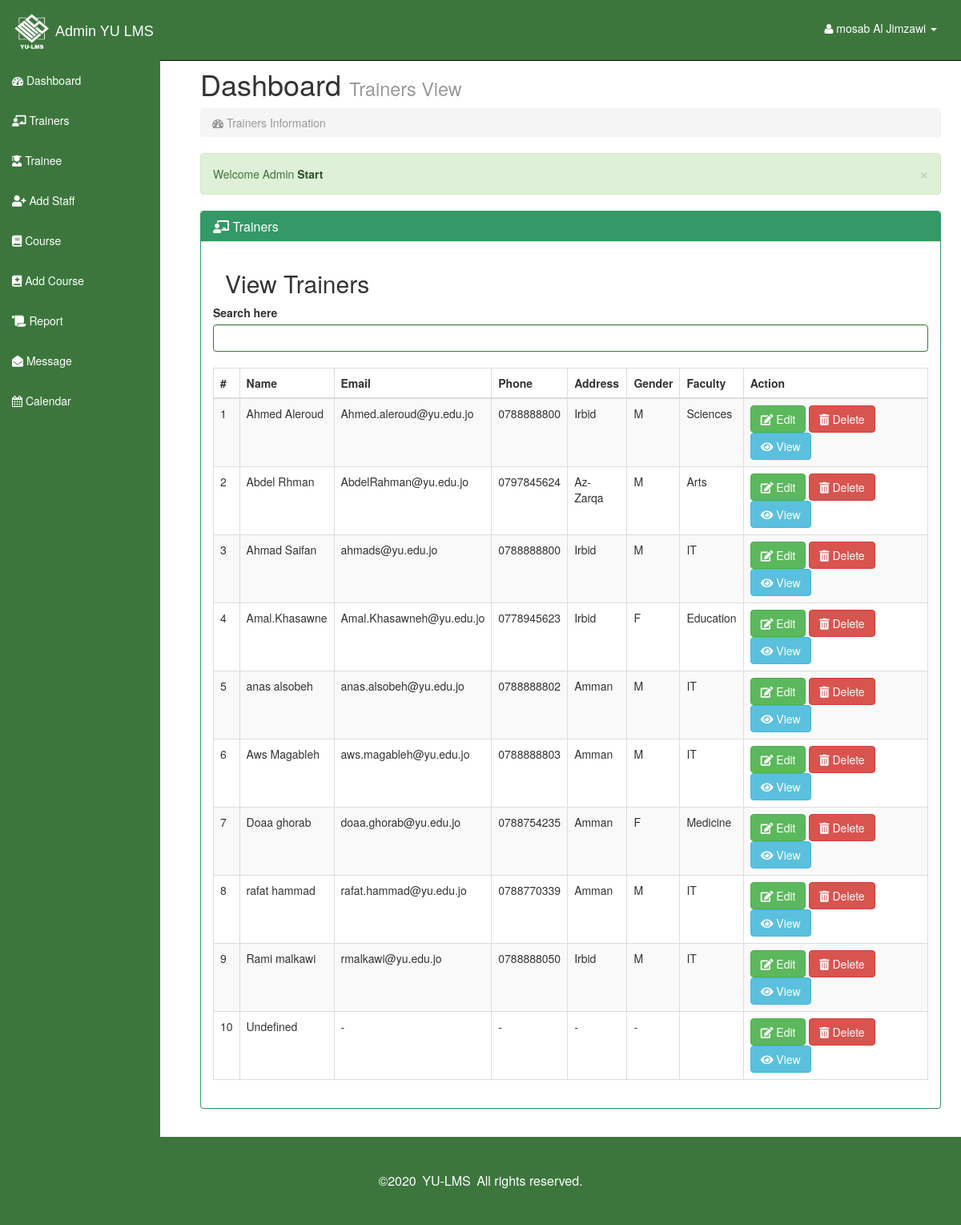
Screenshot of /admin/Trainers.php (signed in) with the database file from the repository.
### tables this page shows
CREATE TABLE `staff_table` (
  `staff_id` int(10) NOT NULL,
  `staff_name` varchar(50) NOT NULL,
  `staff_email` varchar(50) NOT NULL,
  `staff_password` varchar(50) NOT NULL,
  `staff_address` varchar(10) NOT NULL,
  `staff_gender` char(1) NOT NULL,
  `staff_phone_num` varchar(10) NOT NULL,
  `f_id` int(10) NOT NULL
);

CREATE TABLE `faculty_table` (
  `f_id` int(10) NOT NULL,
  `bld_name` varchar(20) NOT NULL
);

### admin/Trainers.php (the view, shortened to what this page needs)
<?php session_start();
include"connect.php";?>
<?php
function staff_info($conn)
{
$table='';
$records="SELECT staff_id,staff_name,staff_email,staff_address,staff_phone_num,staff_gender,fac.f_id,bld_name
FROM staff_table stf ,faculty_table fac
WHERE fac.f_id = stf.f_id and stf.staff_id  in (SELECT staff_id FROM course_table)ORDER BY staff_name asc";
$result = mysqli_query($conn,$records);
$c = 1;
if(mysqli_num_rows($result)>0)
{
while($row=mysqli_fetch_assoc($result))
{
  $s_id=$row['staff_id'];
  $table.="<tr>";
  $table.= "<td>".$c." </td>";
  $table.= "<td>".$row['staff_name']." </td>";
  $table.= "<td>".$row['staff_email']." </td>";
  $table.= "<td>".$row['staff_phone_num']." </td>";
  $table.= "<td>".$row['staff_address']." </td>";
  $table.= "<td>".$row['staff_gender']." </td>";
  $table.= "<td>".$row['bld_name']." </td>";
  $table.= "<td>
          <button name='edit' id='$s_id' class='btn btn-success edit_data_btn'><i class='fas fa-edit'></i>
         Edit
        </button>
         <a  class='btn btn-danger' name='btnDelete' href='deletestaff.php?s_id=$s_id'>
         <i class='fas fa-trash-alt'></i>
         Delete
        </a>
        <button name='view' id='$s_id' class='btn btn-info view_data_btn'><i class='fas fa-eye'></i>
         View
        </button>
                  </td>
                 </tr>";
                 $c++;
}}
return $table;
}
?>
<!DOCTYPE html>
<html lang="en">
  <head>
<link rel='stylesheet' href='https://use.fontawesome.com/releases/v5.7.0/css/all.css'>
    <link href="css/bootstrap.css" rel="stylesheet">
    <link href="css/sb-admin.css" rel="stylesheet">
    <link rel="stylesheet" href="font-awesome/css/font-awesome.min.css">
    <link rel="stylesheet" href="http://cdn.oesmith.co.uk/morris-0.4.3.min.css">
    <link rel="stylesheet" type="text/css" href="https://cdnjs.cloudflare.com/ajax/libs/sweetalert/1.1.0/sweetalert.min.css">
  </head>
  <body>
             <?php include 'sidNav.php';?>
      <div id="page-wrapper">
        <div class="row">
          <div class="col-lg-12">
            <h1>Dashboard <small>Trainers View</small></h1>
            <ol class="breadcrumb">
              <li class="active"><i class="fa fa-dashboard"></i>  Trainers Information </li>
            </ol>
            <div class="alert alert-success alert-dismissable">
              <button type="button" class="close" data-dismiss="alert" aria-hidden="true">&times;</button>
              Welcome Admin  <a class="alert-link" href="#">Start </a>
            </div>
          </div>
        </div>
        <div class="row">
          <div class="col-lg-12">
            <div class="panel panel-success">
              <div class="panel-heading">
                <h3 class="panel-title"><i class="fas fa-chalkboard-teacher"></i> Trainers </h3>
              </div>
              <div class="panel-body">
          <div class="col-lg-12">
            <h2>View Trainers </h2>
            </div>
            <div class="table-responsive">
              <div class="form-group has-success"> <label for="exampleInputEmail1">Search here </label> <input id="searchdata" type="text" name="searchdata" class="form-control " autocomplete="off" autofocus="autofocus">
                <br>
              <table class="table table-bordered table-hover table-striped tablesorter">
                <thead>
                  <tr>
                    <th>#</th>
                    <th>Name</th>
                    <th>Email</th>
                    <th>Phone</th>
                    <th>Address</th>
                    <th>Gender</th>
                    <th>Faculty</th>
                    <th>Action</th>
                  </tr>
                </thead>
                <tbody id="table"> <?php echo staff_info($conn); ?> </tbody>
              </table>
            </div>
          </div>
        </div>
    </div>
</div>
</div>
</div>
      </div>
<?php include "footers.php"; ?>
  </body>
</html>

### admin/css/sb-admin.css (style rules this page uses)
body { margin-top: 50px; }
#page-wrapper { width: 100%; padding: 5px 15px; }
table.tablesorter thead { cursor: pointer; }
@media (min-width:768px) { #page-wrapper { padding: 15px 25px; } }

### rows the page displays
staff_table: staff_name "Ahmed Aleroud", staff_email "Ahmed.aleroud@yu.edu.jo", staff_phone_num "0788888800", staff_address "Irbid", staff_gender "M", f.bld_name "Sciences"
staff_table: staff_name "Abdel Rhman", staff_email "AbdelRahman@yu.edu.jo", staff_phone_num "0797845624", staff_address "Az-Zarqa", staff_gender "M", f.bld_name "Arts"
staff_table: staff_name "Ahmad Saifan", staff_email "ahmads@yu.edu.jo", staff_phone_num "0788888800", staff_address "Irbid", staff_gender "M", f.bld_name "IT"
staff_table: staff_name "Amal.Khasawne", staff_email "Amal.Khasawneh@yu.edu.jo", staff_phone_num "0778945623", staff_address "Irbid", staff_gender "F", f.bld_name "Education"
staff_table: staff_name "anas alsobeh", staff_email "anas.alsobeh@yu.edu.jo", staff_phone_num "0788888802", staff_address "Amman", staff_gender "M", f.bld_name "IT"
staff_table: staff_name "Aws Magableh", staff_email "aws.magableh@yu.edu.jo", staff_phone_num "0788888803", staff_address "Amman", staff_gender "M", f.bld_name "IT"
staff_table: staff_name "Doaa ghorab", staff_email "doaa.ghorab@yu.edu.jo", staff_phone_num "0788754235", staff_address "Amman", staff_gender "F", f.bld_name "Medicine"
staff_table: staff_name "rafat hammad", staff_email "rafat.hammad@yu.edu.jo", staff_phone_num "0788770339", staff_address "Amman", staff_gender "M", f.bld_name "IT"
staff_table: staff_name "Rami malkawi", staff_email "rmalkawi@yu.edu.jo", staff_phone_num "0788888050", staff_address "Irbid", staff_gender "M", f.bld_name "IT"
staff_table: staff_name "Undefined", staff_email "-", staff_phone_num "-", staff_address "-", staff_gender "-"

### other values shown
$_SESSION['txtuser'] "mosab Al Jimzawi"
